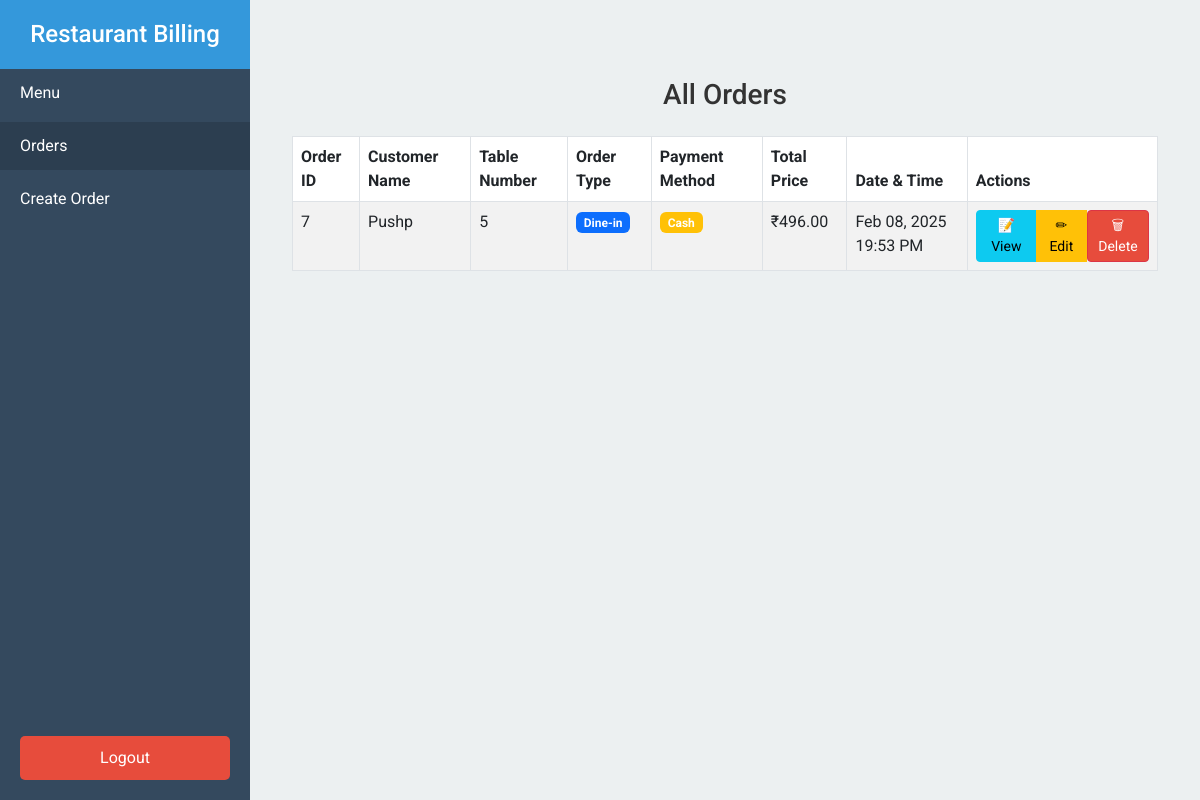
Screenshot of /orders/ (signed in) with the database file from the repository.
### billing/models.py (models this page shows, shortened)
class Order(models.Model):
    customer_name = models.CharField(max_length=100)
    table_number = models.IntegerField(null=True, blank=True)
    order_type = models.CharField(max_length=20, choices=[('Dine-in', 'Dine-in'), ('Takeaway', 'Takeaway')])
    payment_method = models.CharField(max_length=20, choices=[('Cash', 'Cash'), ('Card', 'Card'), ('UPI', 'UPI')])
    total_price = models.DecimalField(max_digits=10, decimal_places=2, default=0)
    timestamp = models.DateTimeField(auto_now_add=True)

### billing/views.py (the view)
# urls.py: path('orders/', views.order_list, name='order_list'),
def order_list(request):
    orders = Order.objects.all().order_by('-timestamp')
    return render(request, 'billing/order_list.html', {'orders': orders})

### billing/templates/billing/order_list.html (shortened to what this page needs)
{% extends 'billing/base.html' %}
{% block content %}
<div class="container mt-5">
    <h3 class="mb-4 text-center">All Orders</h3>
    <div class="table-responsive">
        <table class="table table-striped table-bordered">
            <thead>
                <tr>
                    <th>Order ID</th>
                    <th>Customer Name</th>
                    <th>Table Number</th>
                    <th>Order Type</th>
                    <th>Payment Method</th>
                    <th>Total Price</th>
                    <th>Date & Time</th>
                    <th>Actions</th>
                </tr>
            </thead>
            <tbody>
                {% for order in orders %}
                <tr>
                    <td>{{ order.id }}</td>
                    <td>{{ order.customer_name }}</td>
                    <td>
                        {% if order.order_type == "Dine-in" %}
                            {{ order.table_number }}
                        {% else %}
                            <span class="badge bg-secondary">Parcel</span>
                        {% endif %}
                    </td>
                    <td>
                        <span class="badge {% if order.order_type == 'Dine-in' %}bg-primary{% else %}bg-success{% endif %}">
                            {{ order.order_type }}
                        </span>
                    </td>
                    <td>
                        <span class="badge {% if order.payment_method == 'Cash' %}bg-warning{% elif order.payment_method == 'Card' %}bg-info{% else %}bg-dark{% endif %}">
                            {{ order.payment_method }}
                        </span>
                    </td>
                    <td>₹{{ order.total_price }}</td>
                    <td>{{ order.timestamp|date:"M d, Y H:i A" }}</td>
                    <td>
                        <div class="btn-group" role="group">
                            <a href="{% url 'order_summary' order.id %}" class="btn btn-info btn-sm">📝 View</a>
                            <a href="{% url 'edit_order' order.id %}" class="btn btn-warning btn-sm">✏ Edit</a>
                            <form action="{% url 'delete_order' order.id %}" method="POST" class="d-inline">
                                <button type="submit" class="btn btn-danger btn-sm" onclick="return confirm('Are you sure you want to delete this order?');">
                                    🗑 Delete
                                </button>
                            </form>
                        </div>
                    </td>
                </tr>
                {% empty %}
                <tr>
                    <td colspan="8" class="text-center">No orders found.</td>
                </tr>
                {% endfor %}
            </tbody>
        </table>
    </div>
</div>
{% endblock %}

### billing/templates/billing/base.html (style rules this page uses)
:root { --sidebar-width: 250px; --primary-color: #3498db; --secondary-color: #2c3e50; --text-color: #333; --background-color: #ecf0f1; --sidebar-bg: #34495e; --sidebar-hover: #2c3e50; }
body { font-family: "Roboto", sans-serif; background-color: var(--background-color); color: var(--text-color); margin: 0; padding: 0; display: flex; min-height: 100vh; }
.btn-danger { background-color: #e74c3c; }

### rows the page displays
Order: id "7", customer_name "Pushp", table_number "5", order_type "Dine-in", payment_method "Cash", total_price "496.00", timestamp "Feb 08, 2025 19:53 PM"
